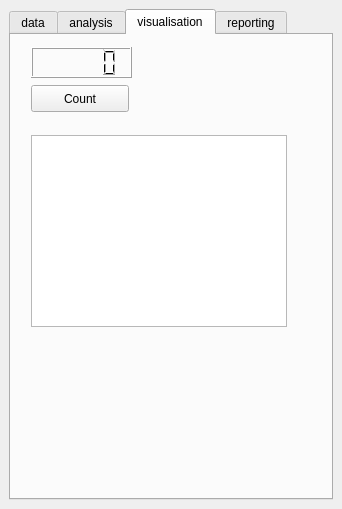
<?xml version="1.0" encoding="UTF-8"?>
<ui version="4.0">
 <class>SpatialDecisionDockWidgetBase</class>
 <widget class="QDockWidget" name="SpatialDecisionDockWidgetBase">
  <property name="geometry">
   <rect>
    <x>0</x>
    <y>0</y>
    <width>342</width>
    <height>509</height>
   </rect>
  </property>
  <property name="windowTitle">
   <string>SDSS Template</string>
  </property>
  <widget class="QWidget" name="dockWidgetContents">
   <layout class="QGridLayout" name="gridLayout">
    <item row="0" column="0">
     <widget class="QTabWidget" name="sampleWidgets">
      <property name="currentIndex">
       <number>2</number>
      </property>
      <widget class="QWidget" name="dataTab">
       <attribute name="title">
        <string>data</string>
       </attribute>
       <layout class="QVBoxLayout" name="verticalLayout_2" stretch="0,0,0">
        <item>
         <layout class="QFormLayout" name="formLayout">
          <item row="0" column="0">
           <widget class="QPushButton" name="openScenarioButton">
            <property name="text">
             <string>Open Scenario</string>
            </property>
           </widget>
          </item>
          <item row="0" column="1">
           <widget class="QPushButton" name="saveScenarioButton">
            <property name="text">
             <string>Save Scenario</string>
            </property>
           </widget>
          </item>
         </layout>
        </item>
        <item>
         <layout class="QGridLayout" name="gridLayout_3" columnstretch="0,5">
          <item row="2" column="1">
           <widget class="QPushButton" name="ambulanceButton">
            <property name="sizePolicy">
             <sizepolicy hsizetype="Minimum" vsizetype="Minimum">
              <horstretch>0</horstretch>
              <verstretch>0</verstretch>
             </sizepolicy>
            </property>
            <property name="text">
             <string/>
            </property>
            <property name="icon">
             <iconset>
              <normaloff>icons/ambulance.png</normaloff>icons/ambulance.png</iconset>
            </property>
            <property name="iconSize">
             <size>
              <width>64</width>
              <height>64</height>
             </size>
            </property>
           </widget>
          </item>
          <item row="1" column="1">
           <widget class="QComboBox" name="selectAttributeCombo"/>
          </item>
          <item row="2" column="0">
           <widget class="QPushButton" name="medicButton">
            <property name="sizePolicy">
             <sizepolicy hsizetype="Minimum" vsizetype="Fixed">
              <horstretch>0</horstretch>
              <verstretch>0</verstretch>
             </sizepolicy>
            </property>
            <property name="text">
             <string/>
            </property>
            <property name="icon">
             <iconset>
              <normaloff>icons/medic_box.png</normaloff>icons/medic_box.png</iconset>
            </property>
            <property name="iconSize">
             <size>
              <width>64</width>
              <height>64</height>
             </size>
            </property>
           </widget>
          </item>
          <item row="0" column="1">
           <widget class="QComboBox" name="selectLayerCombo"/>
          </item>
          <item row="1" column="0">
           <widget class="QLabel" name="selectAttributeLabel">
            <property name="text">
             <string>Select attribute:</string>
            </property>
           </widget>
          </item>
          <item row="0" column="0">
           <widget class="QLabel" name="selectLayerLabel">
            <property name="text">
             <string>Select layer:</string>
            </property>
           </widget>
          </item>
         </layout>
        </item>
        <item>
         <spacer name="verticalSpacer">
          <property name="orientation">
           <enum>Qt::Vertical</enum>
          </property>
          <property name="sizeHint" stdset="0">
           <size>
            <width>20</width>
            <height>40</height>
           </size>
          </property>
         </spacer>
        </item>
       </layout>
      </widget>
      <widget class="QWidget" name="analysisTab">
       <attribute name="title">
        <string>analysis</string>
       </attribute>
       <layout class="QFormLayout" name="formLayout_4">
        <item row="1" column="0">
         <widget class="QPushButton" name="setNetworkButton">
          <property name="text">
           <string>Build Network</string>
          </property>
         </widget>
        </item>
        <item row="3" column="0">
         <widget class="QPushButton" name="serviceAreaButton">
          <property name="text">
           <string>ServiceArea</string>
          </property>
         </widget>
        </item>
        <item row="3" column="1">
         <widget class="QLineEdit" name="serviceAreaCutoffEdit">
          <property name="text">
           <string>1500</string>
          </property>
         </widget>
        </item>
        <item row="2" column="0">
         <widget class="QPushButton" name="shortestRouteButton">
          <property name="text">
           <string>Shortest Route</string>
          </property>
         </widget>
        </item>
        <item row="1" column="1">
         <widget class="QLabel" name="networkLabel">
          <property name="text">
           <string>Uses selected objects for origins / destinations</string>
          </property>
          <property name="wordWrap">
           <bool>true</bool>
          </property>
         </widget>
        </item>
        <item row="4" column="0">
         <widget class="QPushButton" name="bufferButton">
          <property name="text">
           <string>Buffer</string>
          </property>
         </widget>
        </item>
        <item row="4" column="1">
         <widget class="QLineEdit" name="bufferCutoffEdit">
          <property name="text">
           <string>800</string>
          </property>
         </widget>
        </item>
        <item row="6" column="0">
         <widget class="QPushButton" name="selectBufferButton">
          <property name="text">
           <string>Select in Buffer</string>
          </property>
         </widget>
        </item>
        <item row="6" column="1">
         <widget class="QPushButton" name="selectRangeButton">
          <property name="text">
           <string>Select in Range</string>
          </property>
         </widget>
        </item>
        <item row="8" column="0">
         <widget class="QPushButton" name="expressionSelectButton">
          <property name="text">
           <string>Select</string>
          </property>
         </widget>
        </item>
        <item row="7" column="0" colspan="2">
         <widget class="QLineEdit" name="expressionEdit">
          <property name="text">
           <string>id &lt; 3</string>
          </property>
         </widget>
        </item>
        <item row="8" column="1">
         <widget class="QPushButton" name="expressionFilterButton">
          <property name="text">
           <string>Filter</string>
          </property>
         </widget>
        </item>
        <item row="2" column="1">
         <widget class="QPushButton" name="clearRouteButton">
          <property name="text">
           <string>Clear Routes</string>
          </property>
         </widget>
        </item>
        <item row="5" column="0">
         <widget class="QPushButton" name="makeIntersectionButton">
          <property name="text">
           <string>Intersection</string>
          </property>
         </widget>
        </item>
       </layout>
      </widget>
      <widget class="QWidget" name="tab">
       <attribute name="title">
        <string>visualisation</string>
       </attribute>
       <widget class="QPushButton" name="number">
        <property name="geometry">
         <rect>
          <x>20</x>
          <y>50</y>
          <width>98</width>
          <height>27</height>
         </rect>
        </property>
        <property name="text">
         <string>Count</string>
        </property>
       </widget>
       <widget class="QLCDNumber" name="disp">
        <property name="geometry">
         <rect>
          <x>20</x>
          <y>12</y>
          <width>101</width>
          <height>31</height>
         </rect>
        </property>
       </widget>
       <widget class="QListWidget" name="featureWidget">
        <property name="geometry">
         <rect>
          <x>20</x>
          <y>100</y>
          <width>256</width>
          <height>192</height>
         </rect>
        </property>
       </widget>
      </widget>
      <widget class="QWidget" name="visualisationTab">
       <attribute name="title">
        <string>reporting</string>
       </attribute>
       <layout class="QVBoxLayout" name="verticalLayout" stretch="0,0,0">
        <item>
         <layout class="QGridLayout" name="gridLayout_2" rowstretch="0,1,1" rowminimumheight="0,1,1">
          <item row="0" column="0">
           <widget class="QLabel" name="featureCounterLabel">
            <property name="text">
             <string>Feature counter:</string>
            </property>
           </widget>
          </item>
          <item row="0" column="2">
           <widget class="QPushButton" name="featureCounterUpdateButton">
            <property name="text">
             <string>Update</string>
            </property>
           </widget>
          </item>
          <item row="1" column="2">
           <widget class="QPushButton" name="saveMapPathButton">
            <property name="text">
             <string>...</string>
            </property>
           </widget>
          </item>
          <item row="2" column="0">
           <widget class="QPushButton" name="saveMapButton">
            <property name="text">
             <string>Save Map</string>
            </property>
           </widget>
          </item>
          <item row="1" column="0" colspan="2">
           <widget class="QLineEdit" name="saveMapPathEdit"/>
          </item>
          <item row="0" column="1">
           <widget class="QLineEdit" name="featureCounterEdit"/>
          </item>
         </layout>
        </item>
        <item>
         <widget class="QListWidget" name="reportList"/>
        </item>
        <item>
         <widget class="QTableWidget" name="statisticsTable"/>
        </item>
       </layout>
      </widget>
     </widget>
    </item>
   </layout>
  </widget>
 </widget>
 <resources/>
 <connections/>
</ui>
